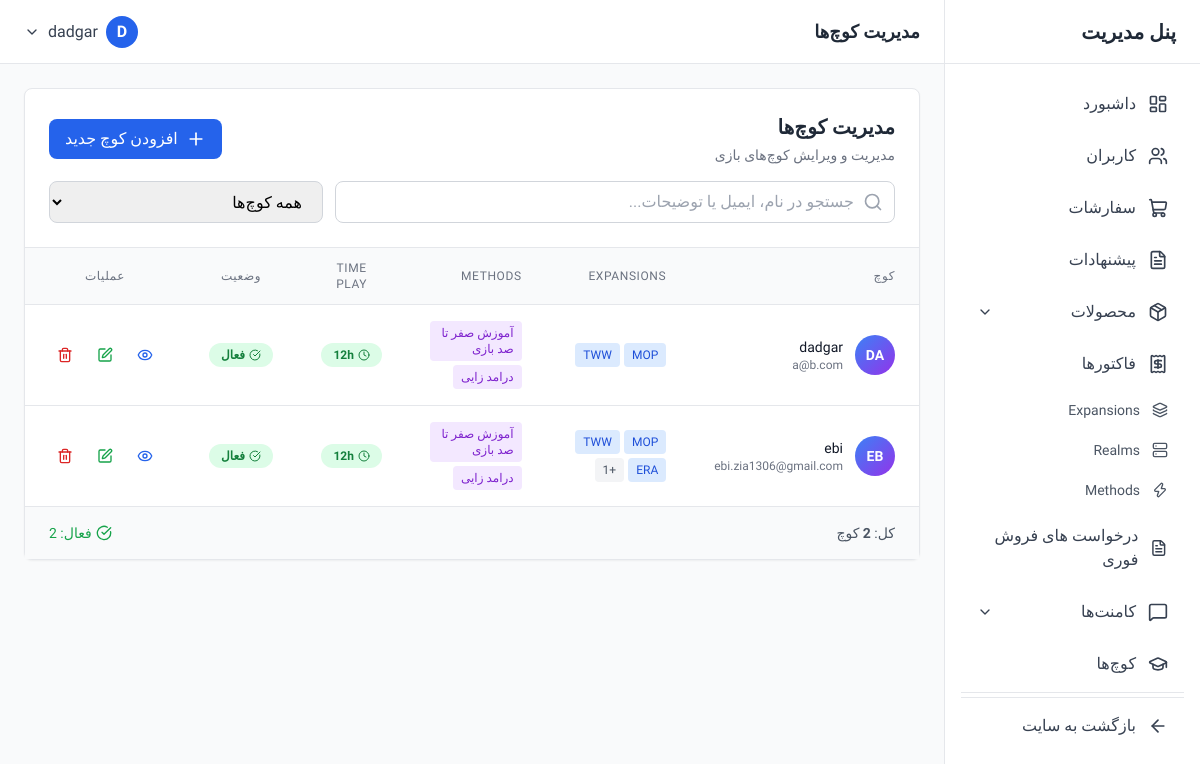
The app's page /dashboard/coaches/ (signed in) with its own data.
### account/models.py (models this page shows, shortened)
class User(AbstractUser):
    email = models.EmailField('Email Address', unique=True)
    phone = models.CharField('Phone Number', max_length=15)
    discord_id = models.CharField('Discord ID', max_length=255)
    last_activation_email_sent = models.DateTimeField(null=True, blank=True)

### core/models.py (models this page shows, shortened)
class Coach(models.Model):
    user = models.OneToOneField(User, on_delete=models.CASCADE)
    expansions = models.ManyToManyField(Expansion)
    methods = models.ManyToManyField(Method)
    description = models.TextField()
    timeplay = models.PositiveIntegerField()
    enable = models.BooleanField(default=False)

class Expansion(models.Model):
    name = models.CharField(max_length=100, unique=True)

class Method(models.Model):
    name = models.CharField(max_length=100, unique=True)

### dashboard/views.py (the view)
# urls.py: path("coaches/", views.CoachListView.as_view(), name="coach_list"),
@login_required
@user_passes_test(is_admin)
def coach_list(request):
    coaches = Coach.objects.select_related('user').prefetch_related('expansions', 'methods').order_by('-id')
    search = request.GET.get('search', '')
    if search:
        coaches = coaches.filter(
            Q(user__username__icontains=search) |
            Q(user__email__icontains=search) |
            Q(description__icontains=search)
        )
    status_filter = request.GET.get('status', '')
    if status_filter == 'enabled':
        coaches = coaches.filter(enable=True)
    elif status_filter == 'disabled':
        coaches = coaches.filter(enable=False)
    context = {
        'coaches': coaches,
        'search': search,
        'status_filter': status_filter,
    }
    return render(request, 'dashboard/coaches/list.html', context)

### dashboard/views.py (called while the page is built)
def is_admin(user):
    return user.is_staff or user.is_superuser

### dashboard/templates/dashboard/coaches/list.html (shortened to what this page needs)
{% extends 'dashboard/base.html' %}
{% block page_title %}مدیریت کوچ‌ها{% endblock %}
{% block content %}
<div class="bg-white rounded-lg shadow-sm border border-gray-200">
    <div class="p-6 border-b border-gray-200">
        <div class="flex flex-col md:flex-row md:items-center md:justify-between gap-4">
            <div>
                <h2 class="text-xl font-semibold text-gray-800">مدیریت کوچ‌ها</h2>
                <p class="text-sm text-gray-500 mt-1">مدیریت و ویرایش کوچ‌های بازی</p>
            </div>
            <a href="{% url 'dashboard:coach_create' %}" class="inline-flex items-center gap-2 px-4 py-2 bg-blue-600 text-white rounded-lg hover:bg-blue-700 transition-colors">
                <i data-lucide="plus" class="w-5 h-5"></i>
                <span>افزودن کوچ جدید</span>
            </a>
        </div>
        <form method="GET" class="mt-4 grid grid-cols-1 md:grid-cols-3 gap-3">
            <div class="md:col-span-2 relative">
                <input
                    type="text"
                    name="search"
                    value="{{ search }}"
                    placeholder="جستجو در نام، ایمیل یا توضیحات..."
                    class="w-full px-4 py-2 pr-10 border border-gray-300 rounded-lg focus:ring-2 focus:ring-blue-500 focus:border-transparent"
                >
                <i data-lucide="search" class="absolute right-3 top-1/2 -translate-y-1/2 w-5 h-5 text-gray-400"></i>
            </div>
            <select
                name="status"
                onchange="this.form.submit()"
                class="px-4 py-2 border border-gray-300 rounded-lg focus:ring-2 focus:ring-blue-500 focus:border-transparent"
            >
                <option value="">همه کوچ‌ها</option>
            </select>
        </form>
    </div>
    <div class="overflow-x-auto">
        <table class="w-full">
            <thead class="bg-gray-50 border-b border-gray-200">
                <tr>
                    <th class="px-6 py-3 text-right text-xs font-medium text-gray-500 uppercase tracking-wider">کوچ</th>
                    <th class="px-6 py-3 text-right text-xs font-medium text-gray-500 uppercase tracking-wider">Expansions</th>
                    <th class="px-6 py-3 text-right text-xs font-medium text-gray-500 uppercase tracking-wider">Methods</th>
                    <th class="px-6 py-3 text-center text-xs font-medium text-gray-500 uppercase tracking-wider">Time Play</th>
                    <th class="px-6 py-3 text-center text-xs font-medium text-gray-500 uppercase tracking-wider">وضعیت</th>
                    <th class="px-6 py-3 text-center text-xs font-medium text-gray-500 uppercase tracking-wider">عملیات</th>
                </tr>
            </thead>
            <tbody class="bg-white divide-y divide-gray-200">
                {% for coach in coaches %}
                <tr class="hover:bg-gray-50 transition-colors">
                    <td class="px-6 py-4">
                        <div class="flex items-center gap-3">
                            <div class="w-10 h-10 rounded-full bg-gradient-to-br from-blue-500 to-purple-600 flex items-center justify-center text-white font-bold text-sm">
                                {{ coach.user.username|slice:":2"|upper }}
                            </div>
                            <div>
                                <p class="text-sm font-medium text-gray-900">{{ coach.user.username }}</p>
                                <p class="text-xs text-gray-500">{{ coach.user.email }}</p>
                            </div>
                        </div>
                    </td>
                    <td class="px-6 py-4">
                        <div class="flex flex-wrap gap-1">
                            {% for expansion in coach.expansions.all|slice:":3" %}
                                <span class="inline-flex items-center px-2 py-1 bg-blue-100 text-blue-700 rounded text-xs">
                                    {{ expansion.name }}
                                </span>
                            {% empty %}
                                <span class="text-xs text-gray-400">-</span>
                            {% endfor %}
                            {% if coach.expansions.count > 3 %}
                                <span class="inline-flex items-center px-2 py-1 bg-gray-100 text-gray-600 rounded text-xs">
                                    +{{ coach.expansions.count|add:"-3" }}
                                </span>
                            {% endif %}
                        </div>
                    </td>
                    <td class="px-6 py-4">
                        <div class="flex flex-wrap gap-1">
                            {% for method in coach.methods.all|slice:":2" %}
                                <span class="inline-flex items-center px-2 py-1 bg-purple-100 text-purple-700 rounded text-xs">
                                    {{ method.name }}
                                </span>
                            {% empty %}
                                <span class="text-xs text-gray-400">-</span>
                            {% endfor %}
                        </div>
                    </td>
                    <td class="px-6 py-4 text-center">
                        <span class="inline-flex items-center gap-1 px-3 py-1 bg-green-100 text-green-700 rounded-full text-xs font-semibold">
                            <i data-lucide="clock" class="w-3 h-3"></i>
                            {{ coach.timeplay }}h
                        </span>
                    </td>
                    <td class="px-6 py-4 text-center">
                        {% if coach.enable %}
                            <span class="inline-flex items-center gap-1 px-3 py-1 bg-green-100 text-green-700 rounded-full text-xs font-semibold">
                                <i data-lucide="check-circle" class="w-3 h-3"></i>
                                فعال
                            </span>
                        {% else %}
                            <span class="inline-flex items-center gap-1 px-3 py-1 bg-red-100 text-red-700 rounded-full text-xs font-semibold">
                                <i data-lucide="x-circle" class="w-3 h-3"></i>
                                غیرفعال
                            </span>
                        {% endif %}
                    </td>
                    <td class="px-6 py-4">
                        <div class="flex items-center justify-center gap-2">
                            <a href="{% url 'dashboard:coach_detail' coach.id %}" class="p-2 text-blue-600 hover:bg-blue-50 rounded-lg transition-colors" title="مشاهده">
                                <i data-lucide="eye" class="w-4 h-4"></i>
                            </a>
                            <a href="{% url 'dashboard:coach_edit' coach.id %}" class="p-2 text-green-600 hover:bg-green-50 rounded-lg transition-colors" title="ویرایش">
                                <i data-lucide="edit" class="w-4 h-4"></i>
                            </a>
                            <a href="{% url 'dashboard:coach_delete' coach.id %}" class="p-2 text-red-600 hover:bg-red-50 rounded-lg transition-colors" title="حذف">
                                <i data-lucide="trash-2" class="w-4 h-4"></i>
                            </a>
                        </div>
                    </td>
                </tr>
                {% endfor %}
            </tbody>
        </table>
    </div>
    <div class="px-6 py-4 border-t border-gray-200 bg-gray-50">
        <div class="flex items-center justify-between text-sm">
            <span class="text-gray-600">
                کل: <span class="font-semibold">{{ coaches.count }}</span> کوچ
            </span>
            <div class="flex items-center gap-4">
                <span class="flex items-center gap-1 text-green-600">
                    <i data-lucide="check-circle" class="w-4 h-4"></i>
                    فعال: {{ coaches|length }}
                </span>
            </div>
        </div>
    </div>
</div>
{% endblock %}

### dashboard/templates/dashboard/base.html (shortened to what this page needs)
<!DOCTYPE html>
<html lang="fa" dir="rtl">
<head>
    <script src="https://cdn.tailwindcss.com"></script>
</head>
<body class="bg-gray-50" x-data="{ sidebarOpen: true, mobileMenuOpen: false }">
    <aside
        :class="sidebarOpen ? 'translate-x-0' : 'translate-x-full'"
        class="fixed right-0 top-0 z-40 h-screen w-64 bg-white border-l border-gray-200 transition-transform duration-300 ease-in-out lg:translate-x-0"
    >
        <div class="flex items-center justify-between h-16 px-6 border-b border-gray-200">
            <h1 class="text-xl font-bold text-gray-800">پنل مدیریت</h1>
        </div>
<nav class="p-4 space-y-1 overflow-y-auto h-[calc(100vh-64px)]">
    <a href="{% url 'dashboard:home' %}" class="flex items-center gap-3 px-4 py-3 text-gray-700 rounded-lg hover:bg-blue-50 hover:text-blue-600 transition-colors">
        <i data-lucide="layout-dashboard" class="w-5 h-5"></i>
        <span>داشبورد</span>
    </a>
    <a href="{% url 'dashboard:user_list' %}" class="flex items-center gap-3 px-4 py-3 text-gray-700 rounded-lg hover:bg-blue-50 hover:text-blue-600 transition-colors">
        <i data-lucide="users" class="w-5 h-5"></i>
        <span>کاربران</span>
    </a>
    <a href="{% url 'dashboard:order_list' %}" class="flex items-center gap-3 px-4 py-3 text-gray-700 rounded-lg hover:bg-blue-50 hover:text-blue-600 transition-colors">
        <i data-lucide="shopping-cart" class="w-5 h-5"></i>
        <span>سفارشات</span>
    </a>
    <a href="{% url 'dashboard:offer_list' %}" class="flex items-center gap-3 px-4 py-3 text-gray-700 rounded-lg hover:bg-blue-50 hover:text-blue-600 transition-colors">
        <i data-lucide="file-text" class="w-5 h-5"></i>
        <span>پیشنهادات</span>
    </a>
    <div x-data="{ open: false }">
        <button @click="open = !open" class="w-full flex items-center justify-between gap-3 px-4 py-3 text-gray-700 rounded-lg hover:bg-blue-50 hover:text-blue-600 transition-colors">
            <div class="flex items-center gap-3">
                <i data-lucide="package" class="w-5 h-5"></i>
                <span>محصولات</span>
            </div>
            <i data-lucide="chevron-down" class="w-4 h-4" :class="{ 'rotate-180': open }"></i>
        </button>
    </div>
    <a href="{% url 'dashboard:invoice_list' %}" class="flex items-center gap-3 px-4 py-3 text-gray-700 rounded-lg hover:bg-blue-50 hover:text-blue-600 transition-colors">
        <i data-lucide="receipt" class="w-5 h-5"></i>
        <span>فاکتورها</span>
    </a>
    <a href="{% url 'dashboard:expansion_list' %}" class="flex items-center gap-3 px-4 py-2 text-sm text-gray-600 rounded-lg hover:bg-blue-50 hover:text-blue-600 transition-colors">
        <i data-lucide="layers" class="w-4 h-4"></i>
        <span>Expansions</span>
    </a>
    <a href="{% url 'dashboard:realm_list' %}" class="flex items-center gap-3 px-4 py-2 text-sm text-gray-600 rounded-lg hover:bg-blue-50 hover:text-blue-600 transition-colors">
        <i data-lucide="server" class="w-4 h-4"></i>
        <span>Realms</span>
    </a>
    <a href="{% url 'dashboard:method_list' %}" class="flex items-center gap-3 px-4 py-2 text-sm text-gray-600 rounded-lg hover:bg-blue-50 hover:text-blue-600 transition-colors">
        <i data-lucide="zap" class="w-4 h-4"></i>
        <span>Methods</span>
    </a>
    <a href="{% url 'dashboard:fastsell_list' %}" class="flex items-center gap-3 px-4 py-3 text-gray-700 rounded-lg hover:bg-blue-50 hover:text-blue-600 transition-colors">
        <i data-lucide="file-text" class="w-5 h-5"></i>
        <span>درخواست های فروش فوری</span>
    </a>
    <div x-data="{ open: false }">
        <button @click="open = !open" class="w-full flex items-center justify-between gap-3 px-4 py-3 text-gray-700 rounded-lg hover:bg-blue-50 hover:text-blue-600 transition-colors">
            <div class="flex items-center gap-3">
                <i data-lucide="message-square" class="w-5 h-5"></i>
                <span>کامنت‌ها</span>
            </div>
            <i data-lucide="chevron-down" class="w-4 h-4" :class="{ 'rotate-180': open }"></i>
        </button>
    </div>
    <a href="{% url 'dashboard:coach_list' %}" class="flex items-center gap-3 px-4 py-3 text-gray-700 rounded-lg hover:bg-blue-50 hover:text-blue-600 transition-colors">
        <i data-lucide="graduation-cap" class="w-5 h-5"></i>
        <span>کوچ‌ها</span>
    </a>
    <hr class="my-4 border-gray-200">
    <hr class="my-4 border-gray-200">
    <a href="/" class="flex items-center gap-3 px-4 py-3 text-gray-700 rounded-lg hover:bg-gray-100 transition-colors">
        <i data-lucide="arrow-left" class="w-5 h-5"></i>
        <span>بازگشت به سایت</span>
    </a>
</nav>
    </aside>
    <div class="lg:mr-64">
        <header class="bg-white border-b border-gray-200 h-16 flex items-center justify-between px-6 sticky top-0 z-30">
            <div class="flex items-center gap-4">
                <h2 class="text-lg font-semibold text-gray-800">{% block page_title %}داشبورد{% endblock %}</h2>
            </div>
            <div class="flex items-center gap-4" x-data="{ open: false }">
                <div class="relative">
                    <button @click="open = !open" class="flex items-center gap-2 text-gray-700 hover:text-gray-900">
                        <div class="w-8 h-8 rounded-full bg-blue-600 flex items-center justify-center text-white font-semibold">
                            {{ request.user.username|slice:":1"|upper }}
                        </div>
                        <span class="hidden md:block">{{ request.user.username }}</span>
                        <i data-lucide="chevron-down" class="w-4 h-4"></i>
                    </button>
                </div>
            </div>
        </header>
        <main class="p-6">
            {% block content %}{% endblock %}
        </main>
    </div>
</body>
</html>

### dashboard/templates/dashboard/base.html (style rules this page uses)
body { font-family: 'Vazirmatn', sans-serif; }

### records on screen
User: user.username "D", user.username "dadgar"
Coach: user.username "DA", user.username "dadgar", user.email "a@b.com", timeplay "12", enable True (drawn)
Expansion: name "MOP"
Expansion: name "TWW"
Method: name "آموزش صفر تا صد بازی"
Method: name "درامد زایی"
Coach: user.username "EB", user.username "ebi", user.email "ebi.zia1306@gmail.com", expansions.count|add "1", timeplay "12", enable True (drawn)
Expansion: name "ERA"

### other values on screen
{{ coaches.count }} "2"
{{ coaches|length }} "2"
